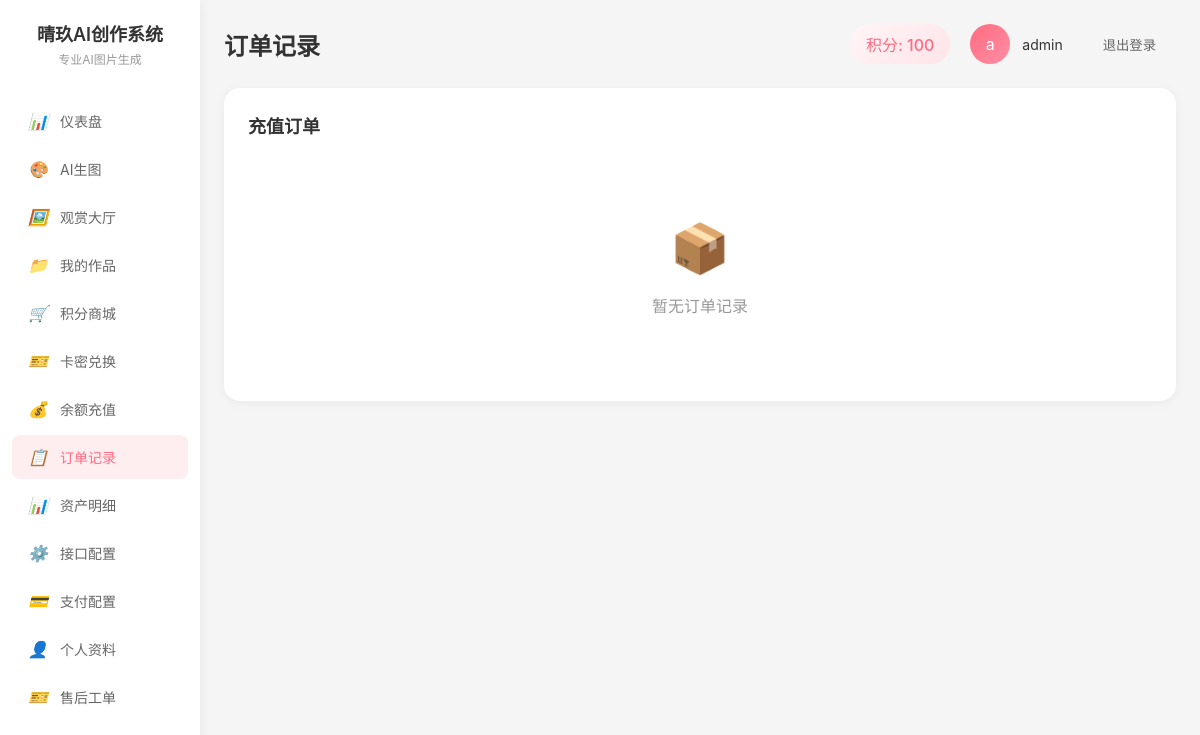
Screenshot of /orders.php (signed in) with the database file from the repository.
### tables this page shows
CREATE TABLE `user` (
  `id` INT AUTO_INCREMENT PRIMARY KEY COMMENT '用户ID',
  `username` VARCHAR(50) NOT NULL COMMENT '用户名',
  `email` VARCHAR(100) NOT NULL COMMENT '邮箱',
  `password` VARCHAR(255) NOT NULL COMMENT '密码(哈希)',
  `avatar` VARCHAR(255) DEFAULT NULL COMMENT '头像',
  `points` INT DEFAULT 1 COMMENT '积分',
  `balance` DECIMAL(10,2) DEFAULT 0.00 COMMENT '余额',
  `member_level` INT DEFAULT 1 COMMENT '会员等级',
  `status` INT DEFAULT 1 COMMENT '状态(1=正常,0=禁用)',
  `created_at` TIMESTAMP DEFAULT CURRENT_TIMESTAMP COMMENT '创建时间',
  `updated_at` TIMESTAMP DEFAULT CURRENT_TIMESTAMP ON UPDATE CURRENT_TIMESTAMP COMMENT '更新时间'
);

### orders.php (the view, shortened to what this page needs)
<?php
require_once 'config.php';
$userid = $_SESSION['userid'];
$stmt = $pdo->prepare("SELECT * FROM user WHERE id = ?");
$stmt->execute(array($userid));
$user = $stmt->fetch(PDO::FETCH_ASSOC);
$userPoints = isset($user['points']) ? $user['points'] : 0;
$stmt = $pdo->prepare("SELECT * FROM recharge_orders WHERE user_id = ? ORDER BY created_at DESC");
$stmt->execute(array($userid));
$orders = $stmt->fetchAll(PDO::FETCH_ASSOC);
?>
<!DOCTYPE html>
<html lang="zh-CN">
<head>
</head>
<body>
    <div class="sidebar">
        <div class="sidebar-logo">
            <h1>晴玖AI创作系统</h1>
            <p>专业AI图片生成</p>
        </div>
        <ul class="sidebar-nav">
            <li><a href="dashboard.php"><i>📊</i>仪表盘</a></li>
            <li><a href="index.php"><i>🎨</i>AI生图</a></li>
            <li><a href="gallery.php"><i>🖼️</i>观赏大厅</a></li>
            <li><a href="works.php"><i>📁</i>我的作品</a></li>
            <li><a href="shop.php"><i>🛒</i>积分商城</a></li>
            <li><a href="card_exchange.php"><i>🎫</i>卡密兑换</a></li>
            <li><a href="recharge.php"><i>💰</i>余额充值</a></li>
            <li><a href="orders.php" class="active"><i>📋</i>订单记录</a></li>
            <li><a href="account_detail.php"><i>📊</i>资产明细</a></li>
            <li><a href="api_config.php"><i>⚙️</i>接口配置</a></li>
            <li><a href="pay_config.php"><i>💳</i>支付配置</a></li>
            <li><a href="profile.php"><i>👤</i>个人资料</a></li>
            <li><a href="ticket.php"><i>🎫</i>售后工单</a></li>
        </ul>
    </div>
    <div class="main">
        <div class="header">
            <div class="header-left"><h2>订单记录</h2></div>
            <div class="header-right">
                <div class="user-points">积分: <?php echo $userPoints; ?></div>
                <div class="user-info">
                    <div class="avatar">
                        <?php if (!empty($user['avatar']) && file_exists($user['avatar'])): ?>
                            <img src="<?php echo htmlspecialchars($user['avatar']); ?>" alt="头像" style="width: 100%; height: 100%; border-radius: 50%; object-fit: cover;">
                        <?php else: ?>
                            <?php echo mb_substr(isset($user['username']) ? $user['username'] : 'U', 0, 1); ?>
                        <?php endif; ?>
                    </div>
                    <div class="user-name"><?php echo isset($user['username']) ? $user['username'] : ''; ?></div>
                </div>
                <button class="logout-btn" onclick="location.href='logout.php'">退出登录</button>
            </div>
        </div>
        <div class="card">
            <div class="card-title">充值订单</div>
            <?php if (empty($orders)): ?>
                <div class="empty">
                    <div class="empty-icon">📦</div>
                    <p>暂无订单记录</p>
                </div>
            <?php endif; ?>
        </div>
    </div>
</body>
</html>

### orders.php (style rules this page uses)
* { margin: 0; padding: 0; box-sizing: border-box; }
body { font-family: -apple-system, BlinkMacSystemFont, "Segoe UI", "PingFang SC", sans-serif; background: #f5f5f5; min-height: 100vh; }
.sidebar { width: 200px; background: #fff; box-shadow: 2px 0 10px rgba(0,0,0,0.05); position: fixed; left: 0; top: 0; bottom: 0; padding: 20px 0; }
.sidebar-logo { text-align: center; margin-bottom: 32px; padding: 0 20px; }
.sidebar-logo h1 { font-size: 18px; color: #333; margin-bottom: 4px; font-weight: 600; }
.sidebar-logo p { font-size: 12px; color: #999; }
.sidebar-nav { list-style: none; padding: 0 12px; }
.sidebar-nav li { margin-bottom: 4px; }
.sidebar-nav a { display: flex; align-items: center; padding: 12px 16px; border-radius: 8px; color: #666; text-decoration: none; transition: all 0.2s; font-size: 14px; }
.sidebar-nav a.active { background: #ffeef0; color: #ff6b81; font-weight: 500; }
.sidebar-nav a i { margin-right: 12px; font-size: 16px; }
.main { margin-left: 200px; padding: 24px; }
.header { display: flex; justify-content: space-between; align-items: center; margin-bottom: 24px; }
.header-left h2 { font-size: 24px; color: #333; }
.header-right { display: flex; align-items: center; gap: 20px; }
.user-points { background: linear-gradient(135deg, #fff5f7, #ffe4e8); color: #ff6b81; padding: 8px 16px; border-radius: 20px; font-weight: 500; }
.user-info { display: flex; align-items: center; gap: 12px; }
.avatar { width: 40px; height: 40px; border-radius: 50%; background: linear-gradient(135deg, #ff6b81, #ff8fa3); display: flex; align-items: center; justify-content: center; color: #fff; font-size: 16px; }
.user-name { font-size: 14px; color: #333; }
.logout-btn { padding: 8px 20px; background: #f5f5f5; border: none; border-radius: 8px; color: #666; cursor: pointer; transition: all 0.2s; }
.card { background: #fff; border-radius: 16px; padding: 24px; box-shadow: 0 2px 12px rgba(0,0,0,0.05); }
.card-title { font-size: 18px; font-weight: 600; color: #333; margin-bottom: 20px; }
.empty { text-align: center; padding: 60px 20px; color: #999; }
.empty-icon { font-size: 48px; margin-bottom: 16px; }

### rows the page displays
user: points "100", username "a", username "admin"
